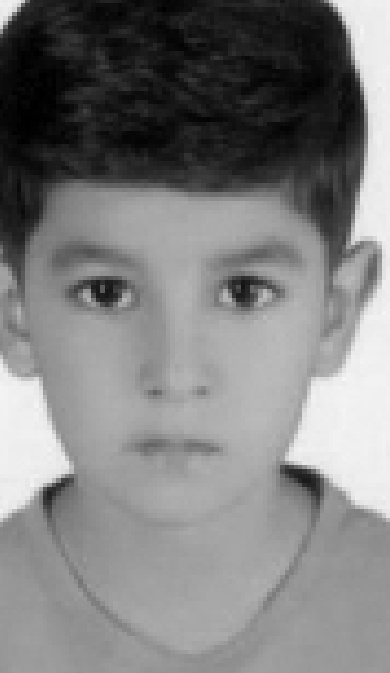
#> input picture Campaigns/minab/splitted_photos/2ezZa_Habashia_38.jpg, 390 x 673 px; its folder holds only this picture in this run
$ python generate_ripple_gif.py
#> lines starting #> are read from the running program, lines starting #| are printed output that depends on the picture; after the words box and inside, x2 and y2 are one past the last pixel; in counts of white or black regions, pixels touching at a corner belong together
#!/usr/bin/env python3
"""
Concept #7: "The Ripple" — Animated Share Chain
Creates a GIF showing children's faces appearing in expanding ripple rings,
visualizing how one share creates a wave of awareness.

Pure Pillow implementation — no external animation library needed.
"""

import math
from pathlib import Path
from PIL import Image, ImageDraw, ImageFont

# --- Configuration ---
FRAME_SIZE = (800, 800)
PHOTO_DIR = Path(__file__).parent / "splitted_photos"
OUTPUT_DIR = Path(__file__).parent / "animated_gifs"
NUM_FRAMES = 60  # total animation frames
FRAME_DURATION_MS = 100

FONT_BOLD = "/System/Library/Fonts/Supplemental/Arial Bold.ttf"
FONT_REGULAR = "/System/Library/Fonts/Helvetica.ttc"

BG_DARK = (10, 10, 18)
ACCENT_GOLD = (232, 190, 92)
TEXT_WHITE = (255, 255, 255)
RING_COLOR = (232, 190, 92)


def load_face_thumbnails(photo_dir: Path, thumb_size: int = 60) -> list[Image.Image]:
    """Load and create circular face thumbnails."""
    photos = sorted(
        [p for p in photo_dir.iterdir() if p.suffix.lower() in (".jpg", ".jpeg", ".png")],
        key=lambda p: p.name,
    )

    thumbnails = []
    for photo_path in photos[:50]:  # use first 50 for performance
        try:
            img = Image.open(photo_path).convert("RGB")
            # Crop to face region (upper portion)
            face_height = int(img.height * 0.55)
            face = img.crop((0, 0, img.width, face_height))
            # Make square
            size = min(face.width, face.height)
            left = (face.width - size) // 2
            top = 0
            face = face.crop((left, top, left + size, top + size))
            face = face.resize((thumb_size, thumb_size), Image.LANCZOS)

            # Circular mask
            mask = Image.new("L", (thumb_size, thumb_size), 0)
            ImageDraw.Draw(mask).ellipse([(0, 0), (thumb_size - 1, thumb_size - 1)], fill=255)
            face.putalpha(mask)

            thumbnails.append(face)
        except Exception:
            pass

    return thumbnails


def create_ripple_frame(
    frame_num: int,
    total_frames: int,
    thumbnails: list[Image.Image],
) -> Image.Image:
    """Create a single frame of the ripple animation."""
    frame = Image.new("RGBA", FRAME_SIZE, (*BG_DARK, 255))
    draw = ImageDraw.Draw(frame)
    cx, cy = FRAME_SIZE[0] // 2, FRAME_SIZE[1] // 2

    progress = frame_num / total_frames  # 0.0 → 1.0

    # Draw expanding ripple rings
    max_rings = 5
    rings_visible = int(progress * max_rings) + 1

    for ring in range(rings_visible):
        ring_progress = min(1.0, (progress * max_rings - ring))
        if ring_progress <= 0:
            continue

        radius = int(60 + ring * 120 * ring_progress)
        alpha = max(20, int(180 * (1 - ring_progress * 0.6)))

        # Draw ripple circle
        for w in range(2):
            draw.ellipse(
                [(cx - radius - w, cy - radius - w), (cx + radius + w, cy + radius + w)],
                outline=(*RING_COLOR, alpha),
            )

        # Place face thumbnails around this ring
        if ring < len(thumbnails) // 6:
            faces_per_ring = 6 + ring * 4
            start_idx = sum(6 + r * 4 for r in range(ring))
            for j in range(faces_per_ring):
                if start_idx + j >= len(thumbnails):
                    break
                angle = (2 * math.pi * j / faces_per_ring) - math.pi / 2
                face_x = int(cx + radius * math.cos(angle)) - 30
                face_y = int(cy + radius * math.sin(angle)) - 30

                # Only show if this ring is sufficiently expanded
                if ring_progress > 0.3:
                    thumb = thumbnails[start_idx + j]
                    face_alpha = min(255, int(255 * (ring_progress - 0.3) / 0.7))
                    if face_alpha > 50:
                        # Create alpha-adjusted version
                        temp = Image.new("RGBA", thumb.size, (0, 0, 0, 0))
                        temp.paste(thumb, (0, 0))
                        alpha_channel = temp.split()[3]
                        alpha_channel = alpha_channel.point(lambda p: int(p * face_alpha / 255))
                        temp.putalpha(alpha_channel)

                        if (0 <= face_x < FRAME_SIZE[0] - 60 and 0 <= face_y < FRAME_SIZE[1] - 60):
                            frame.paste(temp, (face_x, face_y), temp)

    # Center face (first child — the "drop")
    if thumbnails:
        center_thumb = thumbnails[0].resize((80, 80), Image.LANCZOS)
        # Gold border circle
        draw.ellipse(
            [(cx - 42, cy - 42), (cx + 42, cy + 42)],
            outline=ACCENT_GOLD,
            width=3,
        )
        frame.paste(center_thumb, (cx - 40, cy - 40), center_thumb)

    return frame.convert("RGB")


def create_closing_frame() -> Image.Image:
    """Create closing text frame."""
    frame = Image.new("RGB", FRAME_SIZE, BG_DARK)
    draw = ImageDraw.Draw(frame)

    try:
        font_big = ImageFont.truetype(FONT_BOLD, 38)
        font_medium = ImageFont.truetype(FONT_BOLD, 26)
        font_small = ImageFont.truetype(FONT_REGULAR, 20)
    except OSError:
        font_big = font_medium = font_small = ImageFont.load_default()

    lines = [
        ("One share creates a ripple.", font_big, TEXT_WHITE, 280),
        ("100 shares create a wave.", font_big, ACCENT_GOLD, 340),
    ]
    for text, font, color, y in lines:
        bbox = draw.textbbox((0, 0), text, font=font)
        w = bbox[2] - bbox[0]
        draw.text(((FRAME_SIZE[0] - w) // 2, y), text, font=font, fill=color)

    # Gold line
    draw.line(
        [(FRAME_SIZE[0] // 2 - 60, 420), (FRAME_SIZE[0] // 2 + 60, 420)],
        fill=ACCENT_GOLD,
        width=2,
    )

    hashtag = "#100FacesOfPeace  ·  People for Peace"
    bbox = draw.textbbox((0, 0), hashtag, font=font_small)
    w = bbox[2] - bbox[0]
    draw.text(
        ((FRAME_SIZE[0] - w) // 2, 450),
        hashtag,
        font=font_small,
        fill=(140, 160, 220),
    )

    return frame


def main() -> None:
    """Generate the ripple animation GIF."""
    OUTPUT_DIR.mkdir(exist_ok=True)

    print("Loading face thumbnails...")
    thumbnails = load_face_thumbnails(PHOTO_DIR, thumb_size=60)
#> in load_face_thumbnails, img is the input picture: PIL image 390x673 RGB; min 0, max 248, mean 126.7
#> in load_face_thumbnails, `face = img.crop((0, 0, img.width, face_height))`:
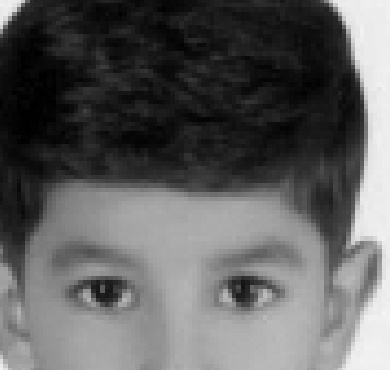
#> face: PIL image 390x370 RGB; min 0, max 247, mean 94.5
#> in load_face_thumbnails, `face = face.crop((left, top, left + size, top + size))`:
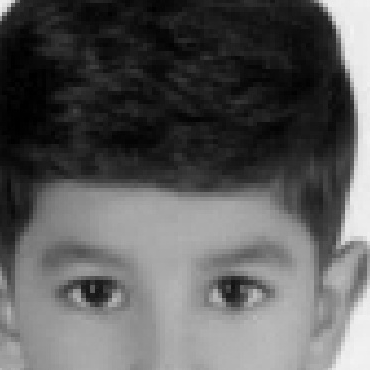
#> face: PIL image 370x370 RGB; min 0, max 244, mean 91.2
#> in load_face_thumbnails, `mask = Image.new("L", (thumb_size, thumb_size), 0)`: mask: PIL image 60x60 L; every value is 0
#> in load_face_thumbnails, `ImageDraw.Draw(mask).ellipse([(0, 0), (thumb_size - 1, thumb_size - 1)..`:
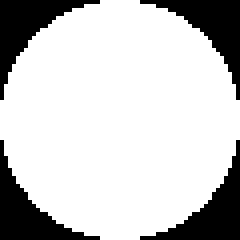
#> mask: PIL image 60x60 L (shown 4 times larger); 78.3% white; 4 black regions, box (x1, y1, x2, y2) and area: (0, 0, 25, 25) 195, (35, 0, 60, 25) 195, (0, 35, 25, 60) 195, (35, 35, 60, 60) 195
#> in load_face_thumbnails, `face.putalpha(mask)`:
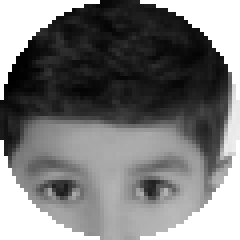
#> face: PIL image 60x60 RGBA (shown 4 times larger); mean R, G, B, A 91.2, 91.2, 91.2, 199.8; transparent parts drawn white
#> thumbnails = 1 item
    print(f"  Loaded {len(thumbnails)} face thumbnails")
#|   Loaded 1 face thumbnails

    print("Generating ripple frames...")
    frames: list[Image.Image] = []
    durations: list[int] = []

    for i in range(NUM_FRAMES):
        ripple_frame = create_ripple_frame(i, NUM_FRAMES, thumbnails)
        frames.append(ripple_frame)
        durations.append(FRAME_DURATION_MS)

        if (i + 1) % 15 == 0:
            print(f"  → {i + 1}/{NUM_FRAMES} frames")
#> this loop made 60 passes
#> pass 1, in create_ripple_frame, `frame = Image.new("RGBA", FRAME_SIZE, (*BG_DARK, 255))`:
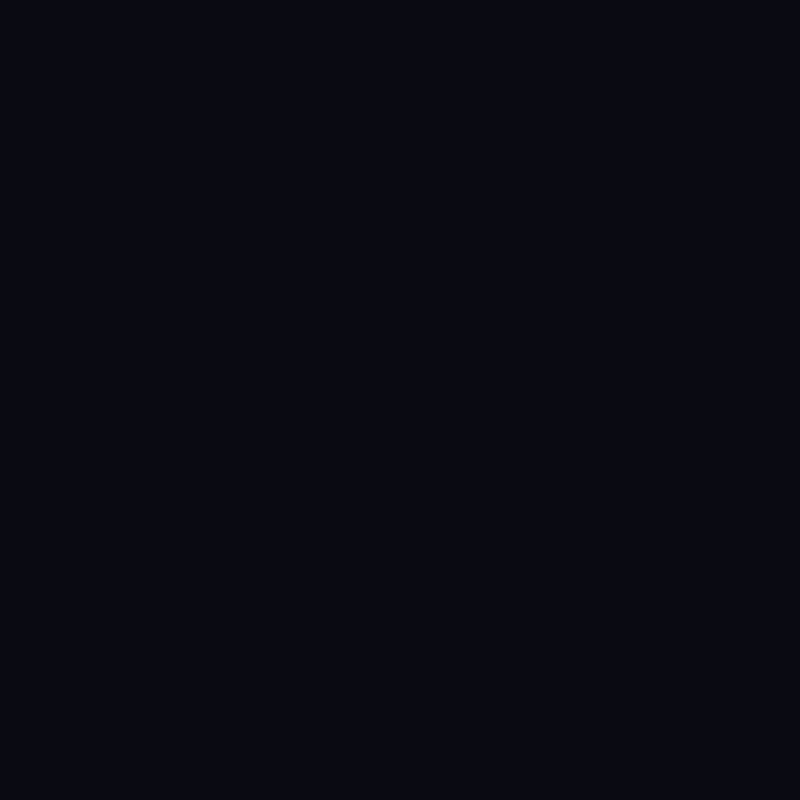
#> frame: PIL image 800x800 RGBA; mean R, G, B, A 10, 10, 18, 255
#> pass 1, in create_ripple_frame, `center_thumb = thumbnails[0].resize((80, 80), Image.LANCZOS)`:
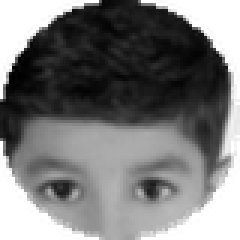
#> center_thumb: PIL image 80x80 RGBA (shown 3 times larger); mean R, G, B, A 70.5, 70.5, 70.5, 199.6; transparent parts drawn white
#> after the loop, durations = 60 values from 100 to 100; frames = 60 items

    # Hold last ripple frame briefly
    frames.append(frames[-1])
    durations.append(1500)

    # Closing frame
    print("  → Closing frame")
    frames.append(create_closing_frame())
#> the loop in create_closing_frame, `for text, font, color, y in lines:` made 2 passes
#> (bbox, w) on passes 1 to 2: ((0, 7, 515, 44), 515), ((0, 7, 502, 36), 502)
#> in create_closing_frame, `bbox = draw.textbbox((0, 0), hashtag, font=font_small)`: bbox = (0, 4, 390, 23)
#> in create_closing_frame, `w = bbox[2] - bbox[0]`: w = 390
    durations.append(4000)

    # Save GIF
    output_path = OUTPUT_DIR / "ripple_share_chain.gif"
    print(f"\nSaving GIF to {output_path}...")

    palette_frames = [f.quantize(colors=256, method=Image.Quantize.MEDIANCUT) for f in frames]
#> palette_frames = 62 items

    palette_frames[0].save(
        output_path,
        save_all=True,
        append_images=palette_frames[1:],
        duration=durations,
        loop=0,
        optimize=False,
    )
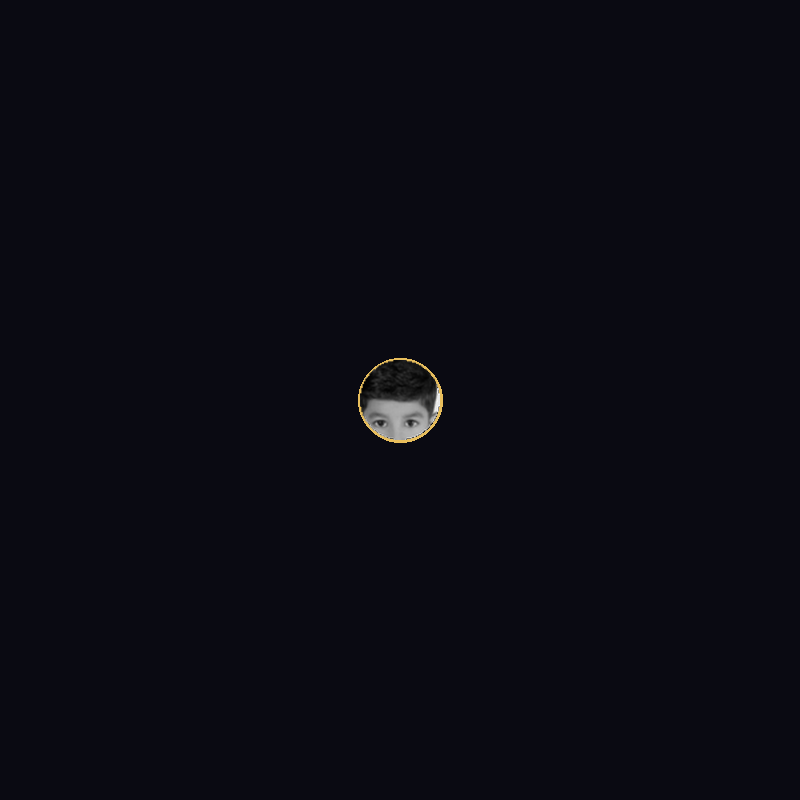
#> saved as ripple_share_chain.gif: PIL image 800x800 P; mean R, G, B 10.8, 10.8, 18.6

    file_size_mb = output_path.stat().st_size / (1024 * 1024)
    total_s = sum(durations) / 1000
#> total_s = 11.5
    print(f"\n🎉 GIF created: {output_path}")
    print(f"   Size: {file_size_mb:.1f} MB")
    print(f"   Duration: {total_s:.1f}s")
#|    Duration: 11.5s
    print(f"   Frames: {len(frames)}")
#|    Frames: 62


if __name__ == "__main__":
    main()

$ run again, on Campaigns/minab/splitted_photos/Asma_Zakeri_41.jpg
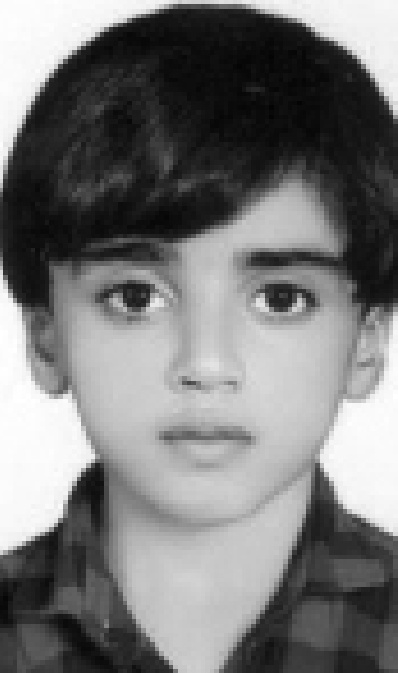
#> input picture Campaigns/minab/splitted_photos/Asma_Zakeri_41.jpg, 398 x 673 px
#> in load_face_thumbnails, img is the input picture: PIL image 398x673 RGB; min 2, max 255, mean 120.5
#> in load_face_thumbnails, `face = img.crop((0, 0, img.width, face_height))`:
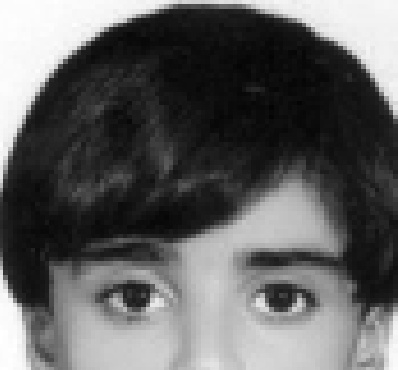
#> face: PIL image 398x370 RGB; min 2, max 255, mean 96.5
#> thumbnails = 1 item
#|   Loaded 1 face thumbnails
#> the loop in main, `for i in range(NUM_FRAMES):` made 60 passes
#> pass 1, in create_ripple_frame, `center_thumb = thumbnails[0].resize((80, 80), Image.LANCZOS)`:
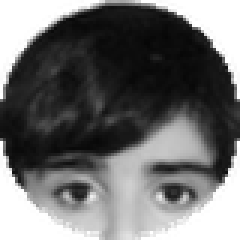
#> center_thumb: PIL image 80x80 RGBA (shown 3 times larger); mean R, G, B, A 60.7, 60.7, 60.7, 199.6; transparent parts drawn white
#> after the loop in main, `for i in range(NUM_FRAMES):`: durations = 60 values from 100 to 100; frames = 60 items
#> the loop in create_closing_frame, `for text, font, color, y in lines:` made 2 passes
#> (bbox, w) on passes 1 to 2: ((0, 7, 515, 44), 515), ((0, 7, 502, 36), 502)
#> in create_closing_frame, `bbox = draw.textbbox((0, 0), hashtag, font=font_small)`: bbox = (0, 4, 390, 23)
#> in create_closing_frame, `w = bbox[2] - bbox[0]`: w = 390
#> palette_frames = 62 items
#> total_s = 11.5
#|    Duration: 11.5s
#|    Frames: 62

$ run again, on Campaigns/minab/splitted_photos/Asra_Zakeri_26.jpg
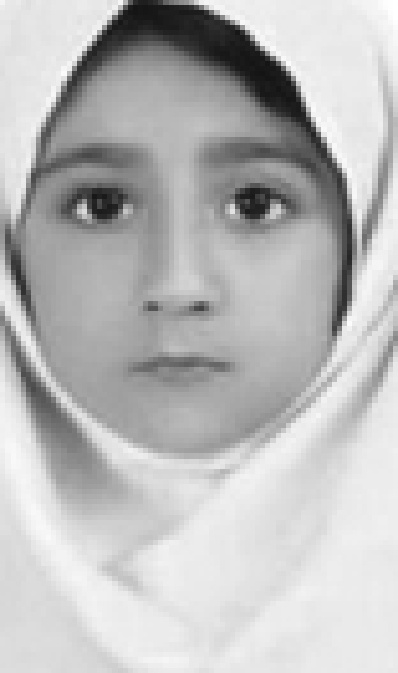
#> input picture Campaigns/minab/splitted_photos/Asra_Zakeri_26.jpg, 398 x 673 px
#> in load_face_thumbnails, img is the input picture: PIL image 398x673 RGB; min 17, max 255, mean 186.7
#> thumbnails = 1 item
#|   Loaded 1 face thumbnails
#> the loop in main, `for i in range(NUM_FRAMES):` made 60 passes
#> pass 1, in create_ripple_frame, `center_thumb = thumbnails[0].resize((80, 80), Image.LANCZOS)`:
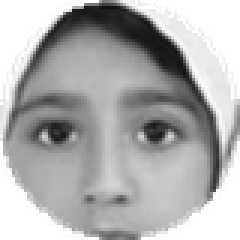
#> center_thumb: PIL image 80x80 RGBA (shown 3 times larger); mean R, G, B, A 129.4, 129.4, 129.4, 199.6; transparent parts drawn white
#> after the loop in main, `for i in range(NUM_FRAMES):`: durations = 60 values from 100 to 100; frames = 60 items
#> the loop in create_closing_frame, `for text, font, color, y in lines:` made 2 passes
#> (bbox, w) on passes 1 to 2: ((0, 7, 515, 44), 515), ((0, 7, 502, 36), 502)
#> in create_closing_frame, `bbox = draw.textbbox((0, 0), hashtag, font=font_small)`: bbox = (0, 4, 390, 23)
#> in create_closing_frame, `w = bbox[2] - bbox[0]`: w = 390
#> palette_frames = 62 items
#> in main, `palette_frames[0].save( output_path, save_all=True, append_images=pale..`:
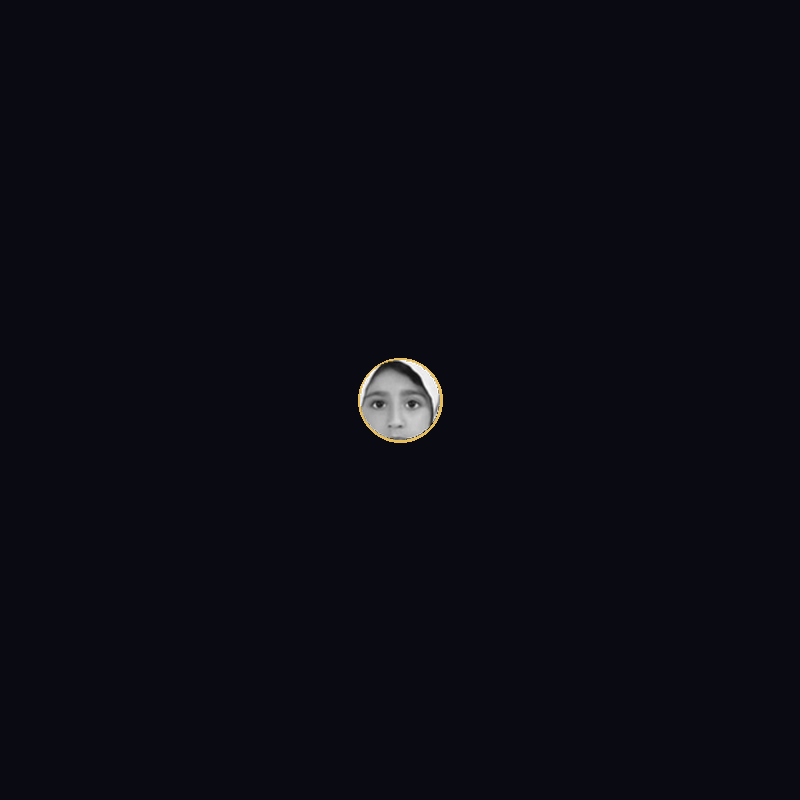
#> saved as ripple_share_chain.gif: PIL image 800x800 P; mean R, G, B 11.3, 11.3, 19.1
#> total_s = 11.5
#|    Duration: 11.5s
#|    Frames: 62

$ run again, on Campaigns/minab/splitted_photos/Alireza_Zareie_59.jpg
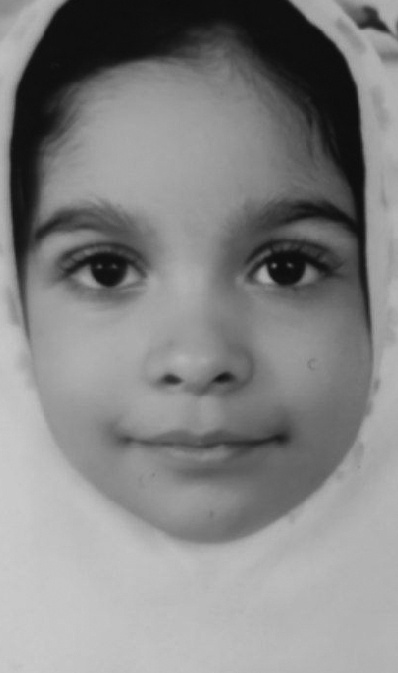
#> input picture Campaigns/minab/splitted_photos/Alireza_Zareie_59.jpg, 398 x 673 px
#> in load_face_thumbnails, img is the input picture: PIL image 398x673 RGB; min 12, max 204, mean 132.5
#> thumbnails = 1 item
#|   Loaded 1 face thumbnails
#> after the loop in main, `for i in range(NUM_FRAMES):`: durations = 60 values from 100 to 100; frames = 60 items
#> the loop in create_closing_frame, `for text, font, color, y in lines:` made 2 passes
#> (bbox, w) on passes 1 to 2: ((0, 7, 515, 44), 515), ((0, 7, 502, 36), 502)
#> in create_closing_frame, `bbox = draw.textbbox((0, 0), hashtag, font=font_small)`: bbox = (0, 4, 390, 23)
#> in create_closing_frame, `w = bbox[2] - bbox[0]`: w = 390
#> palette_frames = 62 items
#> in main, `palette_frames[0].save( output_path, save_all=True, append_images=pale..`:
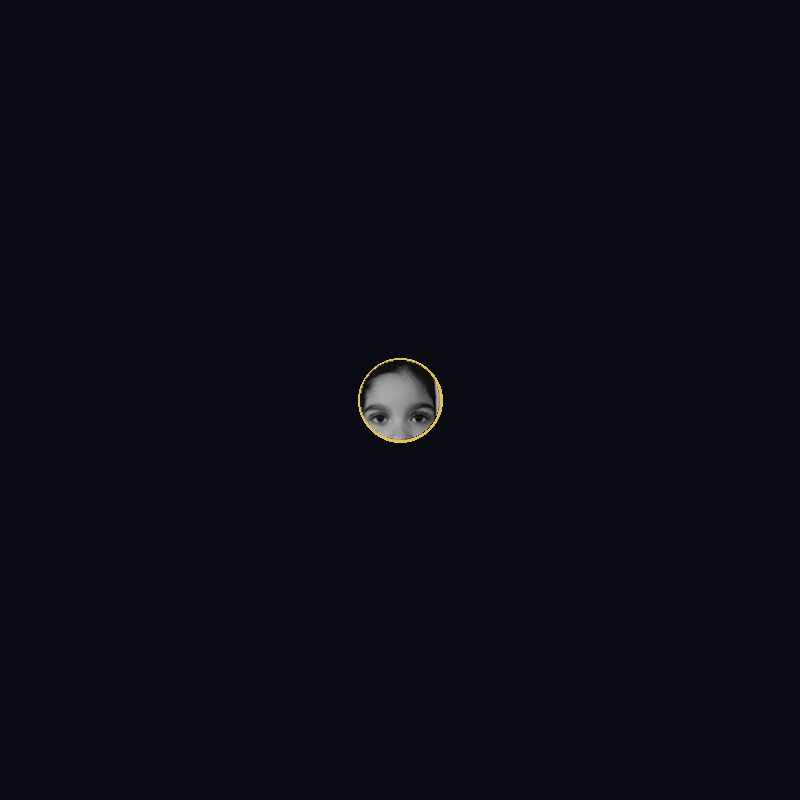
#> saved as ripple_share_chain.gif: PIL image 800x800 P; mean R, G, B 10.9, 10.9, 18.7
#> total_s = 11.5
#|    Duration: 11.5s
#|    Frames: 62
